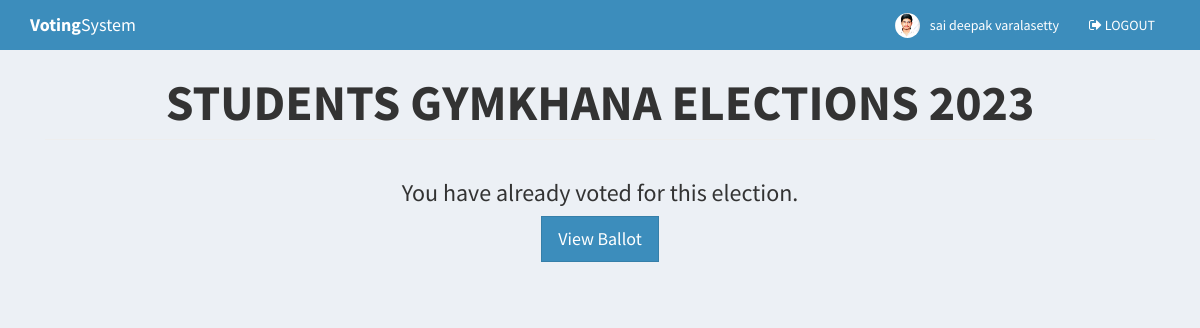
Page /home.php (signed in) on the committed database.
### tables this page shows
CREATE TABLE `voters` (
  `id` int(11) NOT NULL,
  `voters_id` varchar(15) NOT NULL,
  `password` varchar(60) NOT NULL,
  `firstname` varchar(30) NOT NULL,
  `lastname` varchar(30) NOT NULL,
  `photo` varchar(150) NOT NULL,
  `email` varchar(200) DEFAULT NULL
);

### includes/session.php (called while the page is built, shortened)
<?php
	include 'includes/conn.php';
	if(isset($_SESSION['voter'])){
		$sql = "SELECT * FROM voters WHERE id = '".$_SESSION['voter']."'";
		$query = $conn->query($sql);
		$voter = $query->fetch_assoc();
	}
	else{
		header('location: index.php');
		exit();
	}
?>

### includes/navbar.php (shortened to what this page needs)
<header class="main-header">
  <nav class="navbar navbar-static-top">
    <div class="container">
      <div class="navbar-header">
        <a href="#" class="navbar-brand"><b>Voting</b>System</a>
      </div>
      <div class="navbar-custom-menu">
        <ul class="nav navbar-nav">
          <li class="user user-menu">
            <a href="">
              <img src="<?php echo (!empty($voter['photo'])) ? 'images/'.$voter['photo'] : 'images/profile.jpg' ?>" class="user-image" alt="User Image">
              <span class="hidden-xs"><?php echo $voter['firstname'].' '.$voter['lastname']; ?></span>
            </a>
          </li>
          <li><a href="logout.php"><i class="fa fa-sign-out"></i> LOGOUT</a></li>
        </ul>
      </div>
    </div>
  </nav>
</header>

### rows in the picture
voters: photo (picture), firstname "sai deepak", lastname "varalasetty"

### other values in the picture
$title "STUDENTS GYMKHANA ELECTIONS 2023"
